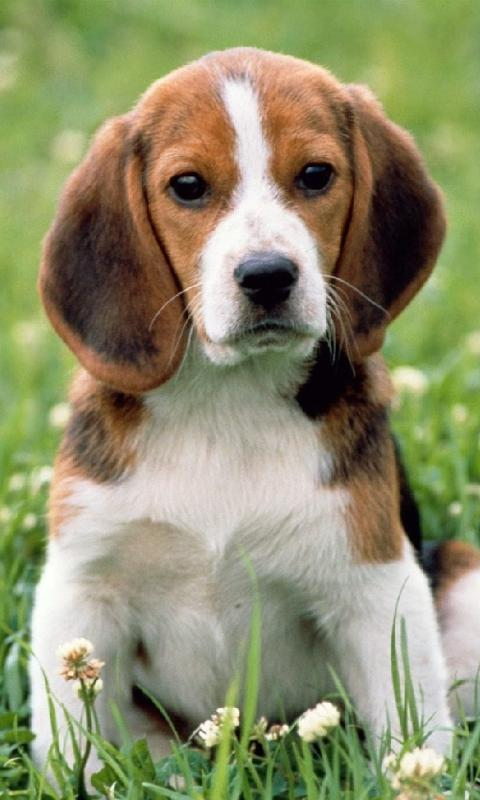
#> input picture image1.jpeg, 480 x 800 px
$ python gamma_tf.py
#> lines starting #> are read from the running program, lines starting #| are printed output that depends on the picture
import cv2
import numpy as np
import matplotlib.pyplot as plt

#分道计算每个通道的直方图
img0 = cv2.imread('image1.jpeg')
#> img0 is the input picture: shape (800, 480, 3); mean B, G, R 107.8, 142.6, 141.8
hist_b = cv2.calcHist([img0],[0],None,[256],[0,256])
#> hist_b = 256 values, max 3796 at index 89, min 11 at index 255, mean 1500
hist_g = cv2.calcHist([img0],[1],None,[256],[0,256])
#> hist_g = 256 values, max 4935 at index 165, min 132 at index 255, mean 1500
hist_r = cv2.calcHist([img0],[2],None,[256],[0,256])
#> hist_r = 256 values, max 4045 at index 138, min 82 at index 1, mean 1500
def gamma_trans(img,gamma):
    #具体做法先归一化到1，然后gamma作为指数值求出新的像素值再还原
#> called with gamma = 0.5
    gamma_table = [np.power(x/255.0,gamma)*255.0 for x in range(256)]
    gamma_table = np.round(np.array(gamma_table)).astype(np.uint8)
    #实现映射用的是Opencv的查表函数
    return cv2.LUT(img0,gamma_table)
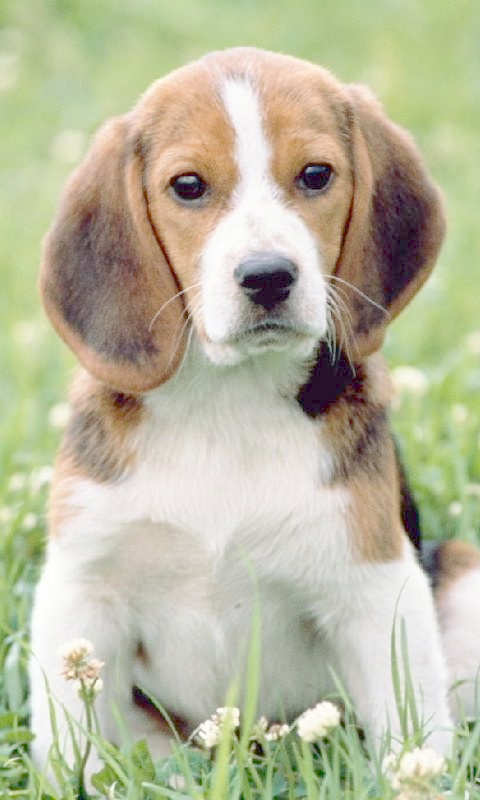
#> returned value: shape (800, 480, 3); mean of channels 0, 1, 2 158.1, 184.6, 185.1; drawn as B, G, R
img0_corrted = gamma_trans(img0, 0.5)
cv2.imshow('img0',img0)
cv2.imshow('gamma_image',img0_corrted)
cv2.imwrite('gamma_image.png',img0_corrted)
#分通道计算Gamma校正后的直方图
hist_b_c =cv2.calcHist([img0_corrted],[0],None,[256],[0,256])
#> hist_b_c = 256 values, max 7454 at index 151, min 0 at index 1, mean 1500
hist_g_c =cv2.calcHist([img0_corrted],[1],None,[256],[0,256])
#> hist_g_c = 256 values, max 9541 at index 206, min 0 at index 1, mean 1500
hist_r_c =cv2.calcHist([img0_corrted],[2],None,[256],[0,256])
#> hist_r_c = 256 values, max 7774 at index 188, min 0 at index 1, mean 1500
fig = plt.figure('gamma')
pix_hists = [[hist_b, hist_g, hist_r],
    [hist_b_c, hist_g_c, hist_r_c]]
pix_vals = range(256)
for sub_plt, pix_hist in zip([121, 122], pix_hists):
    ax = fig.add_subplot(sub_plt, projection='3d')
    for c, z, channel_hist in zip(['b', 'g', 'r'], [20, 10, 0], pix_hist):
          cs = [c] * 256
#> (the run stopped early here; a loop or call above may not have finished)
